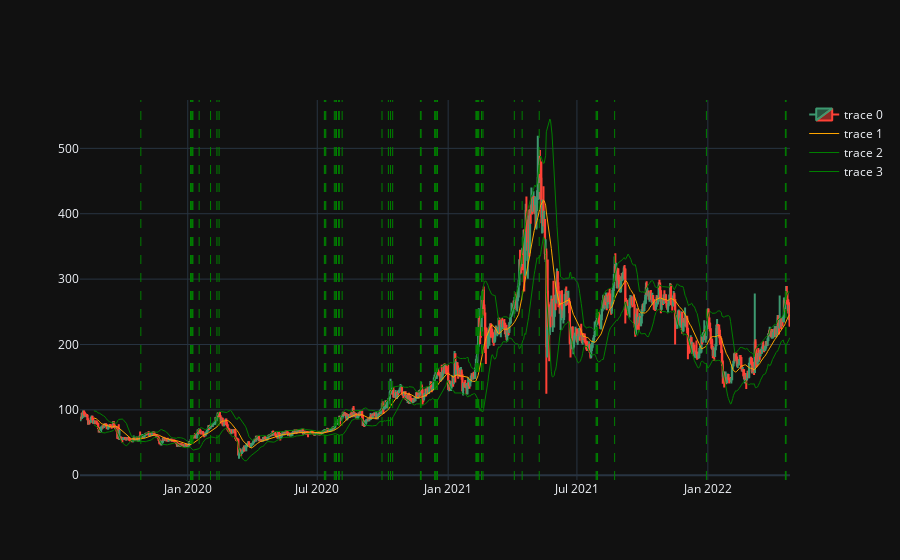

Notebook source saved alongside this figure:
### Code cell
# # Volume Plot
# fig.add_trace(go.Bar(x = df['datetime'], y = df['volume'], showlegend=False), 
#               row = 2, col = 1)
import plotly.graph_objects as go

# plot the candlesticks
fig = go.Figure(data=[go.Candlestick(x=df.index,
                                     open=df.Open, 
                                     high=df.High,
                                     low=df.Low,
                                     close=df.Close), 
                      go.Scatter(x=df.index, y=df['sma_20'], line=dict(color='orange', width=1)),
                      go.Scatter(x=df.index, y=df['upper_bb'], line=dict(color='green', width=1)),
                      go.Scatter(x=df.index, y=df['lower_bb'], line=dict(color='green', width=1))])


for b in entries_Index:
    # b is of type np_datetime64, it wont work with plotly
    # so you have to transform it into pandas datetime
    b= pd.to_datetime(b)

    fig.add_vline(x=b, line_width=1, line_dash="dash", line_color="green")


fig.update_layout(template = 'plotly_dark')
fig.layout.xaxis.rangeslider.visible = False


fig.show()

### Figure 1 — Plotly figure (JSON) as saved in the notebook; plotly's stock layout.template omitted (floating-point values rounded to 4 significant figures; data arrays with more than 128 entries replaced by an {"elided": "..."} marker saying what was removed)
{"data": [{"close": {"elided": "998 float values"}, "high": {"elided": "998 float values"}, "low": {"elided": "998 float values"}, "open": {"elided": "998 float values"}, "type": "candlestick", "x": {"elided": "998 str values"}}, {"line": {"color": "orange", "width": 1}, "type": "scatter", "x": {"elided": "998 str values"}, "y": {"elided": "998 float values"}}, {"line": {"color": "green", "width": 1}, "type": "scatter", "x": {"elided": "998 str values"}, "y": {"elided": "998 float values"}}, {"line": {"color": "green", "width": 1}, "type": "scatter", "x": {"elided": "998 str values"}, "y": {"elided": "998 float values"}}], "layout": {"shapes": [{"line": {"color": "green", "dash": "dash", "width": 1}, "type": "line", "x0": "2019-10-27T00:00:00", "x1": "2019-10-27T00:00:00", "xref": "x", "y0": 0, "y1": 1, "yref": "y domain"}, {"line": {"color": "green", "dash": "dash", "width": 1}, "type": "line", "x0": "2020-01-05T00:00:00", "x1": "2020-01-05T00:00:00", "xref": "x", "y0": 0, "y1": 1, "yref": "y domain"}, {"line": {"color": "green", "dash": "dash", "width": 1}, "type": "line", "x0": "2020-01-05T00:00:00", "x1": "2020-01-05T00:00:00", "xref": "x", "y0": 0, "y1": 1, "yref": "y domain"}, {"line": {"color": "green", "dash": "dash", "width": 1}, "type": "line", "x0": "2020-01-06T00:00:00", "x1": "2020-01-06T00:00:00", "xref": "x", "y0": 0, "y1": 1, "yref": "y domain"}, {"line": {"color": "green", "dash": "dash", "width": 1}, "type": "line", "x0": "2020-01-08T00:00:00", "x1": "2020-01-08T00:00:00", "xref": "x", "y0": 0, "y1": 1, "yref": "y domain"}, {"line": {"color": "green", "dash": "dash", "width": 1}, "type": "line", "x0": "2020-01-08T00:00:00", "x1": "2020-01-08T00:00:00", "xref": "x", "y0": 0, "y1": 1, "yref": "y domain"}, {"line": {"color": "green", "dash": "dash", "width": 1}, "type": "line", "x0": "2020-01-17T00:00:00", "x1": "2020-01-17T00:00:00", "xref": "x", "y0": 0, "y1": 1, "yref": "y domain"}, {"line": {"color": "green", "dash": "dash", "width": 1}, "type": "line", "x0": "2020-02-02T00:00:00", "x1": "2020-02-02T00:00:00", "xref": "x", "y0": 0, "y1": 1, "yref": "y domain"}, {"line": {"color": "green", "dash": "dash", "width": 1}, "type": "line", "x0": "2020-02-11T00:00:00", "x1": "2020-02-11T00:00:00", "xref": "x", "y0": 0, "y1": 1, "yref": "y domain"}, {"line": {"color": "green", "dash": "dash", "width": 1}, "type": "line", "x0": "2020-02-14T00:00:00", "x1": "2020-02-14T00:00:00", "xref": "x", "y0": 0, "y1": 1, "yref": "y domain"}, {"line": {"color": "green", "dash": "dash", "width": 1}, "type": "line", "x0": "2020-07-11T00:00:00", "x1": "2020-07-11T00:00:00", "xref": "x", "y0": 0, "y1": 1, "yref": "y domain"}, {"line": {"color": "green", "dash": "dash", "width": 1}, "type": "line", "x0": "2020-07-12T00:00:00", "x1": "2020-07-12T00:00:00", "xref": "x", "y0": 0, "y1": 1, "yref": "y domain"}, {"line": {"color": "green", "dash": "dash", "width": 1}, "type": "line", "x0": "2020-07-13T00:00:00", "x1": "2020-07-13T00:00:00", "xref": "x", "y0": 0, "y1": 1, "yref": "y domain"}, {"line": {"color": "green", "dash": "dash", "width": 1}, "type": "line", "x0": "2020-07-25T00:00:00", "x1": "2020-07-25T00:00:00", "xref": "x", "y0": 0, "y1": 1, "yref": "y domain"}, {"line": {"color": "green", "dash": "dash", "width": 1}, "type": "line", "x0": "2020-07-27T00:00:00", "x1": "2020-07-27T00:00:00", "xref": "x", "y0": 0, "y1": 1, "yref": "y domain"}, {"line": {"color": "green", "dash": "dash", "width": 1}, "type": "line", "x0": "2020-07-28T00:00:00", "x1": "2020-07-28T00:00:00", "xref": "x", "y0": 0, "y1": 1, "yref": "y domain"}, {"line": {"color": "green", "dash": "dash", "width": 1}, "type": "line", "x0": "2020-07-31T00:00:00", "x1": "2020-07-31T00:00:00", "xref": "x", "y0": 0, "y1": 1, "yref": "y domain"}, {"line": {"color": "green", "dash": "dash", "width": 1}, "type": "line", "x0": "2020-08-01T00:00:00", "x1": "2020-08-01T00:00:00", "xref": "x", "y0": 0, "y1": 1, "yref": "y domain"}, {"line": {"color": "green", "dash": "dash", "width": 1}, "type": "line", "x0": "2020-08-05T00:00:00", "x1": "2020-08-05T00:00:00", "xref": "x", "y0": 0, "y1": 1, "yref": "y domain"}, {"line": {"color": "green", "dash": "dash", "width": 1}, "type": "line", "x0": "2020-09-30T00:00:00", "x1": "2020-09-30T00:00:00", "xref": "x", "y0": 0, "y1": 1, "yref": "y domain"}, {"line": {"color": "green", "dash": "dash", "width": 1}, "type": "line", "x0": "2020-10-09T00:00:00", "x1": "2020-10-09T00:00:00", "xref": "x", "y0": 0, "y1": 1, "yref": "y domain"}, {"line": {"color": "green", "dash": "dash", "width": 1}, "type": "line", "x0": "2020-10-12T00:00:00", "x1": "2020-10-12T00:00:00", "xref": "x", "y0": 0, "y1": 1, "yref": "y domain"}, {"line": {"color": "green", "dash": "dash", "width": 1}, "type": "line", "x0": "2020-10-15T00:00:00", "x1": "2020-10-15T00:00:00", "xref": "x", "y0": 0, "y1": 1, "yref": "y domain"}, {"line": {"color": "green", "dash": "dash", "width": 1}, "type": "line", "x0": "2020-11-23T00:00:00", "x1": "2020-11-23T00:00:00", "xref": "x", "y0": 0, "y1": 1, "yref": "y domain"}, {"line": {"color": "green", "dash": "dash", "width": 1}, "type": "line", "x0": "2020-11-24T00:00:00", "x1": "2020-11-24T00:00:00", "xref": "x", "y0": 0, "y1": 1, "yref": "y domain"}, {"line": {"color": "green", "dash": "dash", "width": 1}, "type": "line", "x0": "2020-12-13T00:00:00", "x1": "2020-12-13T00:00:00", "xref": "x", "y0": 0, "y1": 1, "yref": "y domain"}, {"line": {"color": "green", "dash": "dash", "width": 1}, "type": "line", "x0": "2020-12-14T00:00:00", "x1": "2020-12-14T00:00:00", "xref": "x", "y0": 0, "y1": 1, "yref": "y domain"}, {"line": {"color": "green", "dash": "dash", "width": 1}, "type": "line", "x0": "2020-12-16T00:00:00", "x1": "2020-12-16T00:00:00", "xref": "x", "y0": 0, "y1": 1, "yref": "y domain"}, {"line": {"color": "green", "dash": "dash", "width": 1}, "type": "line", "x0": "2020-12-17T00:00:00", "x1": "2020-12-17T00:00:00", "xref": "x", "y0": 0, "y1": 1, "yref": "y domain"}, {"line": {"color": "green", "dash": "dash", "width": 1}, "type": "line", "x0": "2021-02-09T00:00:00", "x1": "2021-02-09T00:00:00", "xref": "x", "y0": 0, "y1": 1, "yref": "y domain"}, {"line": {"color": "green", "dash": "dash", "width": 1}, "type": "line", "x0": "2021-02-10T00:00:00", "x1": "2021-02-10T00:00:00", "xref": "x", "y0": 0, "y1": 1, "yref": "y domain"}, {"line": {"color": "green", "dash": "dash", "width": 1}, "type": "line", "x0": "2021-02-11T00:00:00", "x1": "2021-02-11T00:00:00", "xref": "x", "y0": 0, "y1": 1, "yref": "y domain"}, {"line": {"color": "green", "dash": "dash", "width": 1}, "type": "line", "x0": "2021-02-12T00:00:00", "x1": "2021-02-12T00:00:00", "xref": "x", "y0": 0, "y1": 1, "yref": "y domain"}, {"line": {"color": "green", "dash": "dash", "width": 1}, "type": "line", "x0": "2021-02-13T00:00:00", "x1": "2021-02-13T00:00:00", "xref": "x", "y0": 0, "y1": 1, "yref": "y domain"}, {"line": {"color": "green", "dash": "dash", "width": 1}, "type": "line", "x0": "2021-02-17T00:00:00", "x1": "2021-02-17T00:00:00", "xref": "x", "y0": 0, "y1": 1, "yref": "y domain"}, {"line": {"color": "green", "dash": "dash", "width": 1}, "type": "line", "x0": "2021-02-17T00:00:00", "x1": "2021-02-17T00:00:00", "xref": "x", "y0": 0, "y1": 1, "yref": "y domain"}, {"line": {"color": "green", "dash": "dash", "width": 1}, "type": "line", "x0": "2021-02-19T00:00:00", "x1": "2021-02-19T00:00:00", "xref": "x", "y0": 0, "y1": 1, "yref": "y domain"}, {"line": {"color": "green", "dash": "dash", "width": 1}, "type": "line", "x0": "2021-04-04T00:00:00", "x1": "2021-04-04T00:00:00", "xref": "x", "y0": 0, "y1": 1, "yref": "y domain"}, {"line": {"color": "green", "dash": "dash", "width": 1}, "type": "line", "x0": "2021-04-15T00:00:00", "x1": "2021-04-15T00:00:00", "xref": "x", "y0": 0, "y1": 1, "yref": "y domain"}, {"line": {"color": "green", "dash": "dash", "width": 1}, "type": "line", "x0": "2021-05-09T00:00:00", "x1": "2021-05-09T00:00:00", "xref": "x", "y0": 0, "y1": 1, "yref": "y domain"}, {"line": {"color": "green", "dash": "dash", "width": 1}, "type": "line", "x0": "2021-07-28T00:00:00", "x1": "2021-07-28T00:00:00", "xref": "x", "y0": 0, "y1": 1, "yref": "y domain"}, {"line": {"color": "green", "dash": "dash", "width": 1}, "type": "line", "x0": "2021-07-29T00:00:00", "x1": "2021-07-29T00:00:00", "xref": "x", "y0": 0, "y1": 1, "yref": "y domain"}, {"line": {"color": "green", "dash": "dash", "width": 1}, "type": "line", "x0": "2021-07-30T00:00:00", "x1": "2021-07-30T00:00:00", "xref": "x", "y0": 0, "y1": 1, "yref": "y domain"}, {"line": {"color": "green", "dash": "dash", "width": 1}, "type": "line", "x0": "2021-08-23T00:00:00", "x1": "2021-08-23T00:00:00", "xref": "x", "y0": 0, "y1": 1, "yref": "y domain"}, {"line": {"color": "green", "dash": "dash", "width": 1}, "type": "line", "x0": "2021-12-30T00:00:00", "x1": "2021-12-30T00:00:00", "xref": "x", "y0": 0, "y1": 1, "yref": "y domain"}, {"line": {"color": "green", "dash": "dash", "width": 1}, "type": "line", "x0": "2022-04-20T00:00:00", "x1": "2022-04-20T00:00:00", "xref": "x", "y0": 0, "y1": 1, "yref": "y domain"}, {"line": {"color": "green", "dash": "dash", "width": 1}, "type": "line", "x0": "2022-04-21T00:00:00", "x1": "2022-04-21T00:00:00", "xref": "x", "y0": 0, "y1": 1, "yref": "y domain"}], "xaxis": {"rangeslider": {"visible": false}}}}
